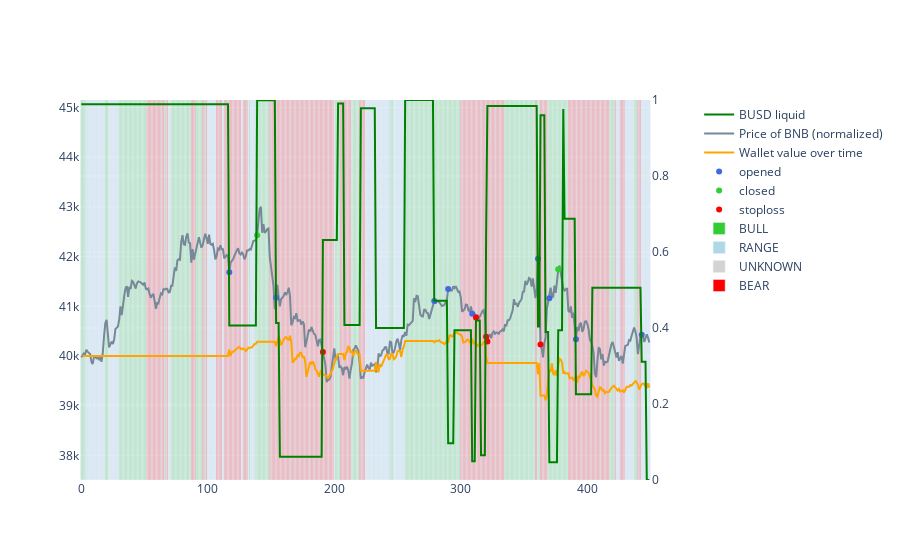

Notebook code cell kept with this figure:
### Code cell
import pandas as pd
import plotly.express as px
import plotly.graph_objects as go
from plotly.subplots import make_subplots

trades = pd.read_json("./backtestOrderbook.json")
signals = pd.read_json("./signals.json")
busd = pd.read_json("./busdOverTime.json")

value = pd.read_json("./tradingWalletValueOverTime.json")
value = value.drop(value[value.timestamp == 0].index)

fig = go.Figure()
fig = make_subplots(specs=[[{"secondary_y": True}]])

asset = trades.asset.unique()[0]

valueAt0 = value[value.timestamp == 1].value.values[0]
priceAt0 = signals[(signals.timestamp == 1) & ((signals.asset == asset))].price.values[0]
z = valueAt0 / priceAt0

filteredSignals = signals[signals["asset"] == asset]
filteredTrades = trades[(trades["asset"] == asset)]

colmap = {
     "closed" : "limegreen",
     "stoploss" : "red",
     "opened" : "royalblue"
 }

barmap = {
     "BULL" : "limegreen",
     "BEAR" : "red",
     "RANGE" : "lightblue",
     "UNKNOWN" : "lightgrey"
 }

# AVAILABLE FUNDS
from sklearn.preprocessing import MinMaxScaler
scaler = MinMaxScaler()
busd["valuescaled"] = scaler.fit_transform(busd["value"].values.reshape(-1,1))
fig.add_trace(
    go.Scatter(
        x=busd["timestamp"],
        y=busd["valuescaled"], mode = "lines",
        name = "BUSD liquid",
        marker = dict(color = "green")
    ), secondary_y = True)

# ASSET PRICE
fig.add_trace(
    go.Scatter(
        x=filteredSignals["timestamp"],
        y=filteredSignals["price"] * z, mode = "lines",
        name = "Price of " + asset + " (normalized)",
        marker = dict(color = "lightslategrey")
    ))



# VALUE OF WALLET
fig.add_trace(
    go.Scatter(
        x=value["timestamp"],
        y=value["value"], mode = "lines",
        name = "Wallet value over time",
        marker = dict(color = "orange")
    ), secondary_y = False)

# ORDERS
fig.add_trace(
        go.Scatter(
            x = filteredTrades["timestamp"],
            y = filteredTrades["price"] * z,
            mode = "markers",
            name = "opened",
            marker = dict(color = colmap["opened"])
        ))
for s in trades["status"].unique():
    filteredTrades = trades[(trades["asset"] == asset) & (trades["status"] == s)]
    if s != "open":
        fig.add_trace(
            go.Scatter(
                x= filteredTrades["closedPointInTime"],
                y= filteredTrades["closedAt"] * z,
                mode = "markers",
                name = s,
                marker = dict(
                        color = colmap[s]
                    )
            ))
filteredSignals["bar"] = max(filteredSignals["price"]) * z * 1.1

for b in filteredSignals["SIGNAL_ADX"].unique():
    filteredSignalsBars = filteredSignals[filteredSignals["SIGNAL_ADX"] == b]
    fig.add_trace(
            go.Bar(
                x = filteredSignalsBars["timestamp"],
                y = filteredSignalsBars["bar"],
                name = b,
                width = 0.4,
                marker = dict(color = barmap[b])),

            )
fig.update_yaxes(range = [min(filteredSignals["price"]) * z * 0.95,max(filteredSignals["price"]) * z * 1.05])
fig.update_xaxes(range = [min(filteredSignals["timestamp"]) -1, max(filteredSignals["timestamp"]) + 1])

# Secondary Axis update
fig.update_yaxes(range = [0, 1], secondary_y=True)

fig.show()

### Figure 1 — Plotly figure (JSON) as saved in the notebook; plotly's stock layout.template omitted (floating-point values rounded to 4 significant figures; data arrays with more than 128 entries replaced by an {"elided": "..."} marker saying what was removed)
{"data": [{"marker": {"color": "green"}, "mode": "lines", "name": "BUSD liquid", "type": "scatter", "x": {"elided": "450 int values"}, "xaxis": "x", "y": {"elided": "450 float values"}, "yaxis": "y2"}, {"marker": {"color": "lightslategrey"}, "mode": "lines", "name": "Price of BNB (normalized)", "type": "scatter", "x": {"elided": "450 int values"}, "y": {"elided": "450 float values"}}, {"marker": {"color": "orange"}, "mode": "lines", "name": "Wallet value over time", "type": "scatter", "x": {"elided": "449 int values"}, "xaxis": "x", "y": {"elided": "449 float values"}, "yaxis": "y"}, {"marker": {"color": "royalblue"}, "mode": "markers", "name": "opened", "type": "scatter", "x": [117, 154, 279, 290, 309, 361, 370, 391, 443], "y": [41690.0, 41170.0, 41100.0, 41350.0, 40850.0, 41960.0, 41160.0, 40340.0, 40430.0]}, {"marker": {"color": "limegreen"}, "mode": "markers", "name": "closed", "type": "scatter", "x": [139, 377], "y": [42430.0, 41740.0]}, {"marker": {"color": "red"}, "mode": "markers", "name": "stoploss", "type": "scatter", "x": [191, 320, 312, 321, 363], "y": [40080.0, 40390.0, 40780.0, 40290.0, 40230.0]}, {"marker": {"color": "limegreen"}, "name": "BULL", "type": "bar", "width": 0.4, "x": {"elided": "170 int values"}, "y": {"elided": "170 float values"}}, {"marker": {"color": "lightblue"}, "name": "RANGE", "type": "bar", "width": 0.4, "x": [4, 5, 6, 7, 8, 9, 10, 11, 12, 13, 14, 15, 16, 17, 18, 24, 25, 26, 27, 28, 29, 100, 101, 102, 103, 104, 105, 106, 112, 127, 134, 135, 136, 137, 226, 227, 228, 229, 230, 231, 232, 233, 234, 235, 236, 237, 238, 239, 240, 241, 242, 243, 247, 248, 249, 250, 251, 252, 253, 254, 255, 423, 424, 425, 430, 431, 432, 433, 434, 435, 436, 443, 444, 445, 446, 447, 448, 449], "y": [47300.0, 47300.0, 47300.0, 47300.0, 47300.0, 47300.0, 47300.0, 47300.0, 47300.0, 47300.0, 47300.0, 47300.0, 47300.0, 47300.0, 47300.0, 47300.0, 47300.0, 47300.0, 47300.0, 47300.0, 47300.0, 47300.0, 47300.0, 47300.0, 47300.0, 47300.0, 47300.0, 47300.0, 47300.0, 47300.0, 47300.0, 47300.0, 47300.0, 47300.0, 47300.0, 47300.0, 47300.0, 47300.0, 47300.0, 47300.0, 47300.0, 47300.0, 47300.0, 47300.0, 47300.0, 47300.0, 47300.0, 47300.0, 47300.0, 47300.0, 47300.0, 47300.0, 47300.0, 47300.0, 47300.0, 47300.0, 47300.0, 47300.0, 47300.0, 47300.0, 47300.0, 47300.0, 47300.0, 47300.0, 47300.0, 47300.0, 47300.0, 47300.0, 47300.0, 47300.0, 47300.0, 47300.0, 47300.0, 47300.0, 47300.0, 47300.0, 47300.0, 47300.0]}, {"marker": {"color": "lightgrey"}, "name": "UNKNOWN", "type": "bar", "width": 0.4, "x": [22, 23, 69, 70, 132, 200, 225], "y": [47300.0, 47300.0, 47300.0, 47300.0, 47300.0, 47300.0, 47300.0]}, {"marker": {"color": "red"}, "name": "BEAR", "type": "bar", "width": 0.4, "x": {"elided": "195 int values"}, "y": {"elided": "195 float values"}}], "layout": {"xaxis": {"anchor": "y", "domain": [0, 0.94], "range": [-1, 450]}, "yaxis": {"anchor": "x", "domain": [0, 1], "range": [37500.0, 45150.0]}, "yaxis2": {"anchor": "x", "overlaying": "y", "range": [0, 1], "side": "right"}}}
